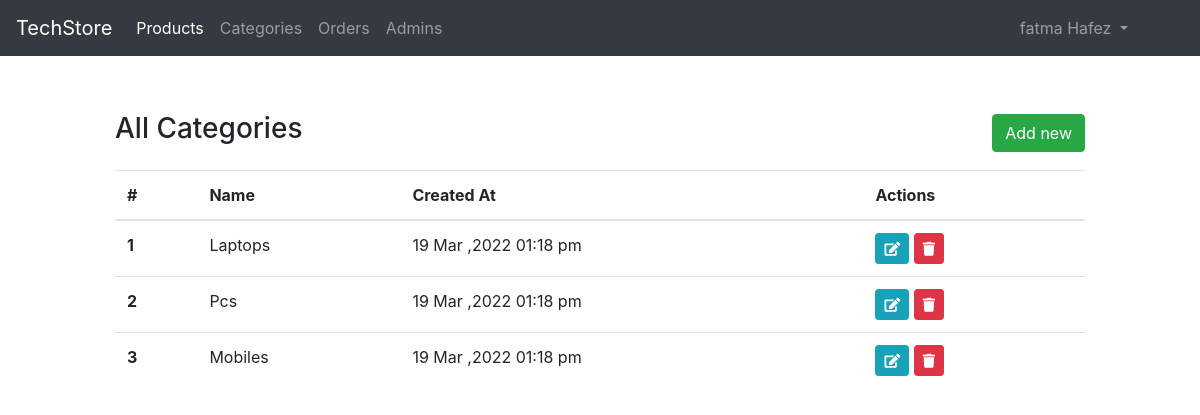
The app's page /admin/categories.php (signed in) with its own data.
### tables this page shows
CREATE TABLE `cats`(
  `id` INT(11) UNSIGNED NOT NULL AUTO_INCREMENT PRIMARY KEY,
  `name` VARCHAR(255) NOT NULL,
  `created_at` DATETIME NOT NULL DEFAULT NOW()
);

### classes/Models/Cats.php (called while the page is built, shortened)
<?php
class Cats extends Db{
    public function __construct()
    {
       $this->table='cats';
    }
}
?>

### classes/Db.php (called while the page is built, shortened)
<?php
abstract class Db{
    protected $connectation;
    protected $table;
    public function connect(){
        $this->connectation = mysqli_connect(DB_SERVERNAME,DB_DATEBASENAME,DB_PASSWORD,DB_NAME);
    }
    public function selectAll(string $fields ="*"):array
    {
       $sql= "SELECT $fields FROM `$this->table`";
       $query = mysqli_query($this->connectation,$sql);
       return mysqli_fetch_all($query,MYSQLI_ASSOC);
    }
}
?>

### admin/categories.php (the view, shortened to what this page needs)
<?php include('inc/header.php') ?>
<?php
$cats=new Cats;
$categories = $cats->selectAll("id,name ,created_at");
?>
    <div class="container-fluid py-5">
        <div class="row">
            <div class="col-md-10 offset-md-1">
                <div class="d-flex justify-content-between align-items-center mb-3">
                    <h3>All Categories</h3>
                    <a href="<?= AURL?>add-category.php" class="btn btn-success">
                        Add new
                    </a>
                </div>
                <table class="table table-hover">
                    <thead>
                      <tr>
                        <th scope="col">#</th>
                        <th scope="col">Name</th>
                        <th scope="col">Created At</th>
                        <th scope="col">Actions</th>
                      </tr>
                    </thead>
                    <tbody>
                        <?php foreach($categories as $index => $category) :?>
                      <tr>
                        <th scope="row"><?= $index+1 ?></th>
                        <td><?= $category['name'] ?></td>
                        <td><?= date("d M ,Y h:i a",strtotime($category['created_at']))?></td>
                        <td>
                            <a class="btn btn-sm btn-info" href="<?=AURL."edit-category.php?id=".$category['id'] ?>">
                                <i class="fas fa-edit"></i>
                            </a>
                            <a class="btn btn-sm btn-danger" href="<?=AURL."handle/delete-category.php?id=".$category['id'] ?>">
                                <i class="fas fa-trash"></i>
                            </a>
                        </td>
                      </tr>
                      <?php endforeach;?>
                    </tbody>
                </table>
            </div>
        </div>
    </div>
    <?php include('inc/footer.php') ?>

### records on screen
cats: name "Laptops", created_at "19 Mar ,2022 01:18 pm"
cats: name "Pcs", created_at "19 Mar ,2022 01:18 pm"
cats: name "Mobiles", created_at "19 Mar ,2022 01:18 pm"

### other values on screen
$session->get('adminName') "fatma Hafez"
